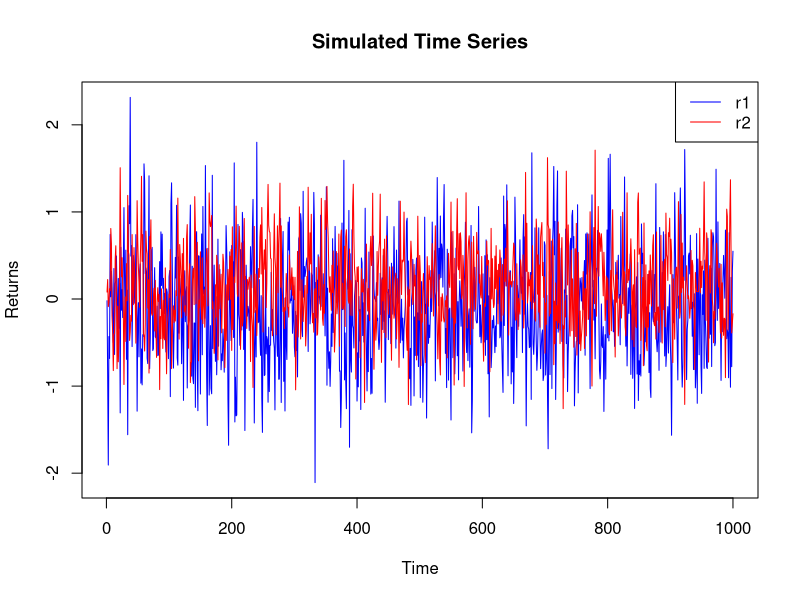

R code for this plot:
## ---- chunk 1
# Defining the coefficient matrix for the mean calculation
A <- matrix(c(1 - 0.1, -0.05, 0.1, 1 - 0.3), nrow = 2, byrow = TRUE)

# Defining the constant terms
B <- c(-0.05, 0.1)

# Solving for mu (the mean of r1 and r2).
mu <- solve(A, B)

# Defining the coefficient matrix for the characteristic equation.
char_matrix <- matrix(c(-0.1, 0.1, -0.05, -0.3), nrow = 2, byrow = TRUE)

# Calculating the eigenvalues of the characteristic matrix.
eigenvalues <- eigen(char_matrix)$values

# Display the results.
print("Means of r1 and r2:")
mu

print("Eigenvalues of the characteristic matrix:")
eigenvalues

# Check if the absolute values of eigenvalues are less than 1 (inside the unit circle).
is_stationary <- all(abs(eigenvalues) < 1)

# Display the conclusion.
if (is_stationary) 
{
  print("The series is weakly stationary.")
} else 
{
  print("The series is not weakly stationary.")
}
## ---- chunk 2
mu
## ---- chunk 3
library(MASS) # For solving Yule-Walker equations

# Covariance matrix
Sigma <- matrix(c(0.4, -0.1, -0.1, 0.2), nrow = 2, byrow = TRUE)
phi <- matrix(c(0.1, -0.1, 0.05, 0.3), nrow = 2, byrow = TRUE)

# Solving Yule-Walker equations
cov_matrix <- solve(toeplitz(1:2), Sigma)

cov_matrix
## ---- chunk 4
# Create a function to compute the cross-correlation matrix for a given lag.
compute_cross_corr <- function(lag, phi, cov_matrix) 
{
    if (lag == 0) {
        return(cov_matrix)
    } else {
        return(phi %*% compute_cross_corr(lag - 1, phi, cov_matrix))
    }
}

lag1_corr <- compute_cross_corr(1, phi, cov_matrix)
lag2_corr <- compute_cross_corr(2, phi, cov_matrix)
lag5_corr <- compute_cross_corr(5, phi, cov_matrix)

lag1_corr
lag2_corr
lag5_corr
## ---- chunk 5
# Initial values
r0 <- matrix(c(-0.02, 0.08), nrow = 2)
a0 <- matrix(c(-0.08, 0.1), nrow = 2)

constant <- matrix(c(-0.05, 0.1), nrow = 2)

# Function to compute the forecast.
forecast <- function(h, r0, a0, phi, constant) {
  if (h == 0) {
    return(r0)
  } else {
    return(phi %*% forecast(h - 1, r0, a0, phi, constant) + constant)
  }
}

# Compute forecasts.
forecast_1 <- forecast(1, r0, a0, phi, constant)
forecast_2 <- forecast(2, r0, a0, phi, constant)
forecast_3 <- forecast(3, r0, a0, phi, constant)

forecast_1
forecast_2
forecast_3

# Compute forecast errors.
forecast_error_cov_1 <- Sigma
forecast_error_cov_2 <- phi %*% Sigma %*% t(phi) + Sigma
forecast_error_cov_3 <- phi %*% forecast_error_cov_2 %*% t(phi) + Sigma

forecast_error_cov_1
forecast_error_cov_2
forecast_error_cov_3
## ---- chunk 6
library(ggplot2)

# Model parameters.
phi <- matrix(c(0.1, -0.1, 0.05, 0.3), nrow = 2, byrow = TRUE)
constant <- c(-0.05, 0.1)
Sigma <- matrix(c(0.4, -0.1, -0.1, 0.2), nrow = 2, byrow = TRUE)
n <- 1000 # Number of terms to simulate

# Simulating the time series.
r <- matrix(nrow = n, ncol = 2)
r[1, ] <- c(-0.02, 0.08) # Initial value

# Simulating the time series
for (i in 2:n) {
  a_t <- mvrnorm(1, mu = c(0, 0), Sigma = Sigma)
  r[i, ] <- constant + phi %*% r[i - 1, ] + a_t
}

# Plotting the result.
df <- data.frame(Time = 1:n, r1 = r[, 1], r2 = r[, 2])

# Plotting the simulated time series.
plot(df$Time, df$r1, type = "l", col = "blue", xlab = "Time", ylab = "Returns", main = "Simulated Time Series")
lines(df$Time, df$r2, type = "l", col = "red")
legend("topright", legend = c("r1", "r2"), col = c("blue", "red"), lty = 1)
## ---- chunk 7
sample_mean <- colMeans(r)
sample_cov <- cov(r)

sample_mean
sample_cov

comparison <- data.frame(Sample_Mean = sample_mean, Analytical_Mean = mu)

comparison
## ---- chunk 8
# Function to extract cross-correlation matrix at a specific lag.
get_lag_corr <- function(data, lag) {
    # Computing cross-correlation for each pair
    corr_r1_r1 <- ccf(data[,1], data[,1], lag.max = lag, plot = FALSE)$acf[lag + 1]
    corr_r1_r2 <- ccf(data[,1], data[,2], lag.max = lag, plot = FALSE)$acf[lag + 1]
    corr_r2_r1 <- ccf(data[,2], data[,1], lag.max = lag, plot = FALSE)$acf[lag + 1]
    corr_r2_r2 <- ccf(data[,2], data[,2], lag.max = lag, plot = FALSE)$acf[lag + 1]

    # Constructing the cross-correlation matrix
    matrix(c(corr_r1_r1, corr_r1_r2, corr_r2_r1, corr_r2_r2), nrow = 2)
}

# Calculating the cross-correlation matrices for lags 1, 2, and 5.
lag1_corr <- get_lag_corr(r, 1)
lag2_corr <- get_lag_corr(r, 2)
lag5_corr <- get_lag_corr(r, 5)

lag1_corr
lag2_corr
lag5_corr
